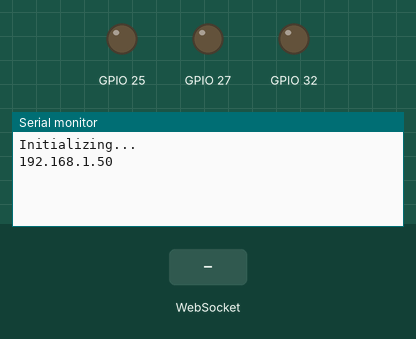
This sketch was run on a simulated ESP32. Parts: output pins drawn as LEDs (lit = HIGH), the last lines printed to the serial monitor. The test bench sets the inputs (shaded band). WiFi joins after 1.5 s; servers stay silent unless stated.

Above: at 2.7 s.
2.8 s: WebSocket text "Forrest" received
At 4.0 s:
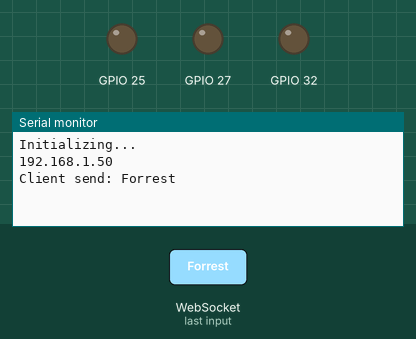
4.3 s: WebSocket text "Flowers" received
At 5.1 s:
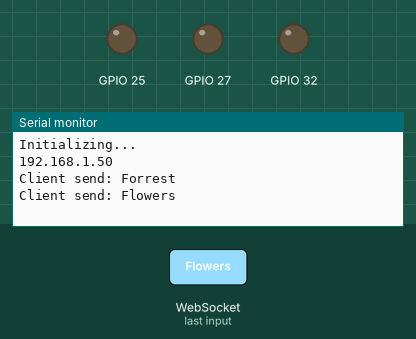
5.8 s: WebSocket text "Other" received
At 6.2 s:
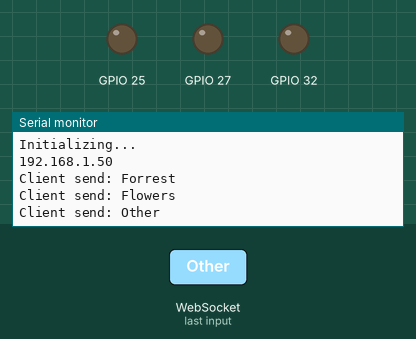

Measured:
- after the input at 2.8 s, the serial monitor: prints a new line at once (image 1)
- after the input at 4.3 s, the serial monitor: prints a new line at once (image 2)
- after the input at 5.8 s, the serial monitor: prints a new line at once (image 3)

The sketch:

sketch_aug9a.ino
```cpp
#include <WiFi.h>
#include <WebSocketsServer.h>
#include <ESPmDNS.h>
#include <WiFiManager.h>
#include "SmellModule.h"
WebSocketsServer webSocket(81);

SmellModule smells[] = {
  SmellModule(32),
  SmellModule(25),
  SmellModule(27)
};


void setup()
{
  Serial.begin(9600);
  Serial.println("Initializing...");

  WiFiManager wm;
  if (!wm.autoConnect())
  {
    Serial.println("Cant connect to WiFi");
    ESP.restart();
  }
  Serial.println(WiFi.localIP().toString());

  if (!MDNS.begin("ImmersionGiver"))
  {
    Serial.println("Error setting up MDNS!");
  }
  webSocket.begin();
  webSocket.onEvent(onWsEvent);
}

void loop()
{
  webSocket.loop();
  unsigned long now = millis();

  for (int i = 0; i < (sizeof(smells) / sizeof(smells[0])); i++)
  {
    smells[i].SmellLoop(now);
  }
}

void onWsEvent(uint8_t num, WStype_t type, uint8_t * payload, size_t length)
{
  if (type == WStype_TEXT)
  {
    String data = String((char *)payload);
    Serial.println("Client send: " + data);

    int separatorIndex = data.indexOf(':');
    String smell = data;
    int duration = 0;

    if (separatorIndex != -1)
    {
      smell = data.substring(0, separatorIndex);
      duration = data.substring(separatorIndex + 1).toInt();
    }

    int smellIndex = -1;
    if (smell == "Forrest") smellIndex = 0;
    else if (smell == "Flowers") smellIndex = 1;
    else if (smell == "Other") smellIndex = 2;

    if (smellIndex < 0 || smellIndex >= (sizeof(smells) / sizeof(smells[0]))) return;
    smells[smellIndex].endTime= millis() + (duration * 1000UL);
  }
}
```

SmellModule.cpp
```cpp
#include "SmellModule.h"
SmellModule::SmellModule(int p)
{
  pin = p;
  pinMode(pin, OUTPUT);
  digitalWrite(pin, LOW);
}
void SmellModule::SmellLoop(unsigned long now)
{
  digitalWrite(pin, (now < endTime) ? HIGH : LOW);
}
```

SmellModule.h
```cpp
#ifndef SmellModule_H
#define SmellModule_H

#include <Arduino.h>
class SmellModule
{
  public:
  SmellModule(int p);
  int pin;
  unsigned long endTime;
  void SmellLoop(unsigned long now);
};
#endif
```
